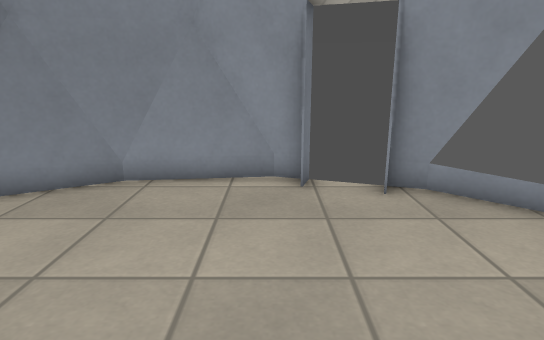
view 1 (above)

12 first-person views from a walk through a level from a Godot 3-D game. The camera is 1.2 m above the floor, tilts 14° down and sees 75° across. The floor is counted in squares, 0.5 m on a side. Each view is taken from the middle of a square. On the plan, view 1 faces up. The plan holds only what a view shows up to about 20 squares ahead; the rest is blank. The place goes on beyond the plan. Surface patterns are stand-ins for the level's own textures.

view 2
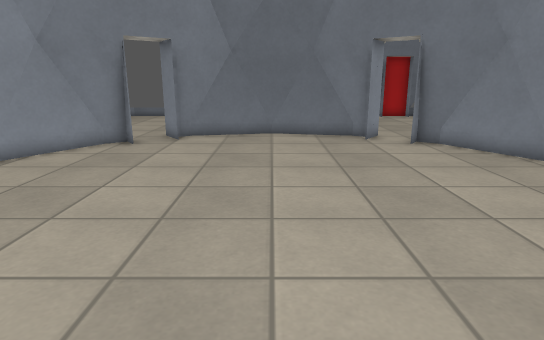

view 3
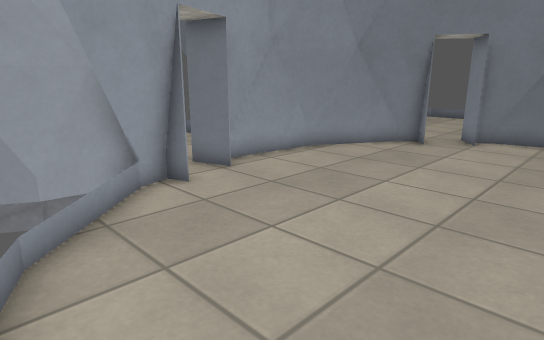

view 4
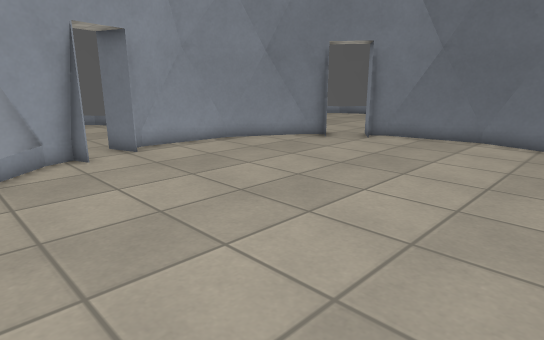

view 5
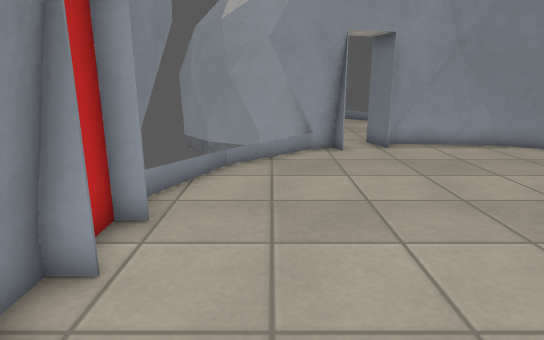

view 6
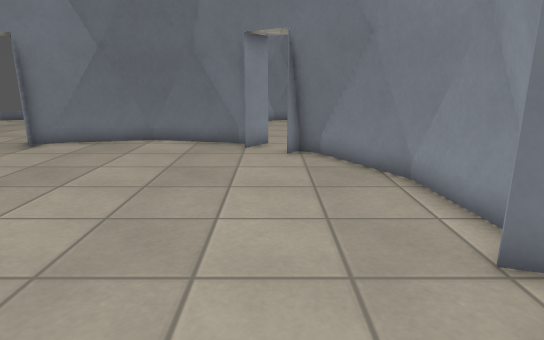

view 7
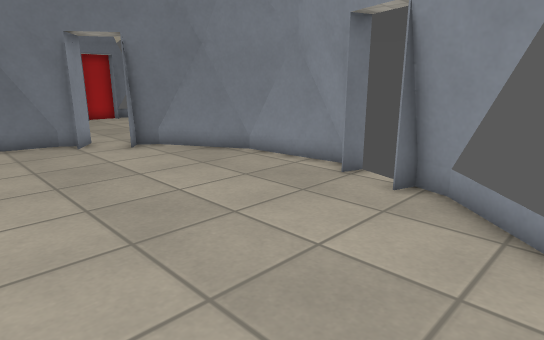

view 8
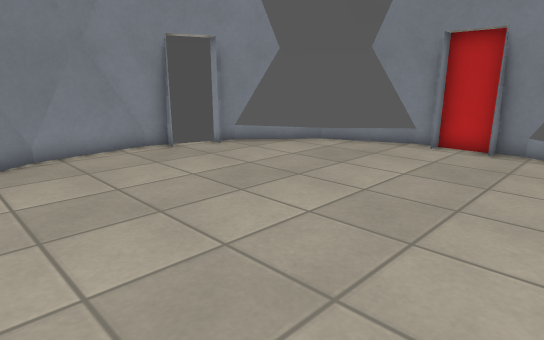

view 9
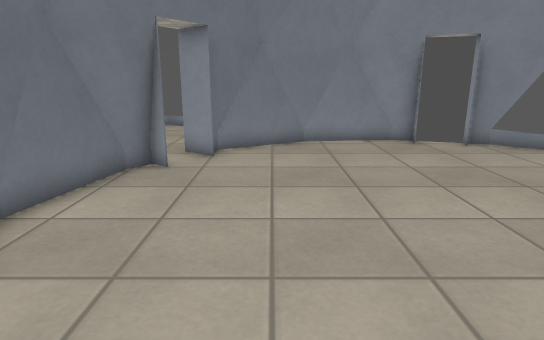

view 10
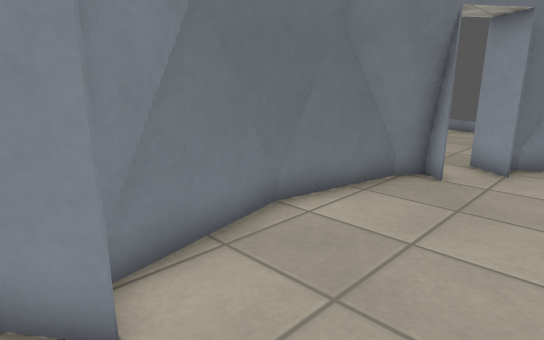

view 11
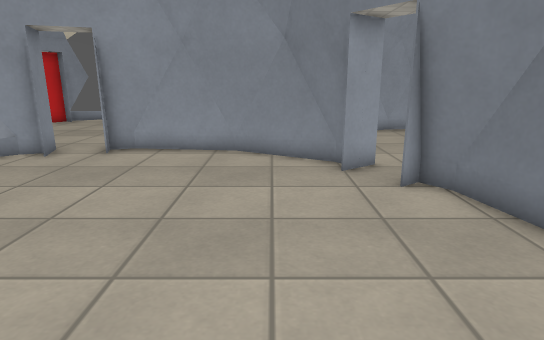

view 12
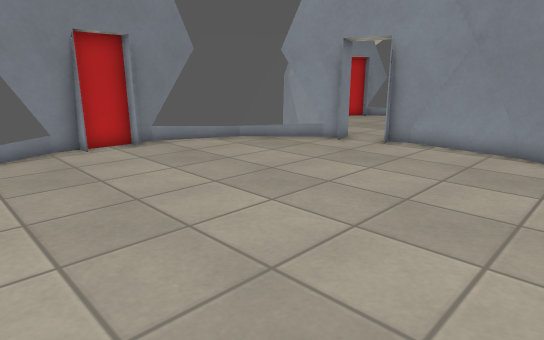

### Floor plan
Points are (right, up) in squares from view 1. A wall is a line through its corners. A room is listed if a view was taken in it or the views show most of it. See-through windows are left out.
Room 1 (views 1, 2, 3, 4, 5, 6, 7, 8, 9, 10, 11, 12)
walls: (7.1, -0.9) (7.9, -0.9); (-8.2, 4.2) (-9.8, 2) (-9.8, -1.6); (-7.2, -5.6) (-5.6, -7.7); (0.8, 8.2) (-1.6, 9); (2.5, -7.7) (5, -6.8); (7.5, 0.9) (7.5, 3.5); (-7.5, 6) (-6.9, 5.5) (-8.1, 6.4); (-6.8, -6.8) (-3.7, -8.6) (0.1, -9); (7.9, 0.9) (7.1, 0.9); (-2.1, 8.9) (-5.5, 7.8) (-7.1, 5.7); (-5.3, -7.9) (-2.1, -8.9); (-1.6, -9) (0.8, -8.2); (-0.1, 9) (-3.7, 8.6) (-6.9, 6.8); (-9.8, -2.1) (-8.2, -4.2); (5, 6.9) (2.5, 7.7); (7.8, -2.5) (7.8, 2.5); (7.5, -3.5) (7.5, -0.9); (-9.2, 4.9) (-8, 4) (-8.6, 4.4) (-9.2, 3.6) (-9.9, 0.1) (-9.2, -3.6) (-8.6, -4.4) (-8, -4) (-9.2, -4.9); (-8.1, -6.4) (-6.9, -5.5)
low walls: (-8.4, 4.3) (-9.4, 2.9); (-7.3, -5.8) (-6.4, -7.2); (2.6, -7.9) (4.3, -7.3); (0.8, 8.5) (-0.7, 9); (-7.5, -5.9) (-6.8, -6.8); (0.9, 8.6) (-0.1, 9); (2.7, -8) (3.6, -7.7) (6.3, -5.3) (7.5, -2.6); (-6.2, 7.2) (-7.3, 5.8); (-9.4, -2.9) (-8.4, -4.3); (7.6, -2.5) (7.9, -1.8); (-6.9, 6.8) (-7.5, 6); (-0.7, -9) (0.8, -8.5); (-0.2, -9) (0.9, -8.6); (7.9, 1.8) (6.3, 5.3) (3.6, 7.7) (2.7, 8); (4.3, 7.4) (2.6, 7.9)

Where each view was taken, in squares from view 1:
view 1: 0 up, 0 right, facing up
view 2: 0 up, 7 right, facing left
view 3: 0 up, 7 right, facing down-left
view 4: 4 up, 6 right, facing down-left
view 5: 5 up, 5 right, facing down
view 6: 5 up, 5 right, facing left
view 7: 0 up, 6 right, facing up-left
view 8: 4 down, 6 left, facing up-right
view 9: 6 down, 5 left, facing up
view 10: 5 down, 5 left, facing up-left
view 11: 4 up, 5 left, facing down
view 12: 5 up, 6 left, facing down-right
